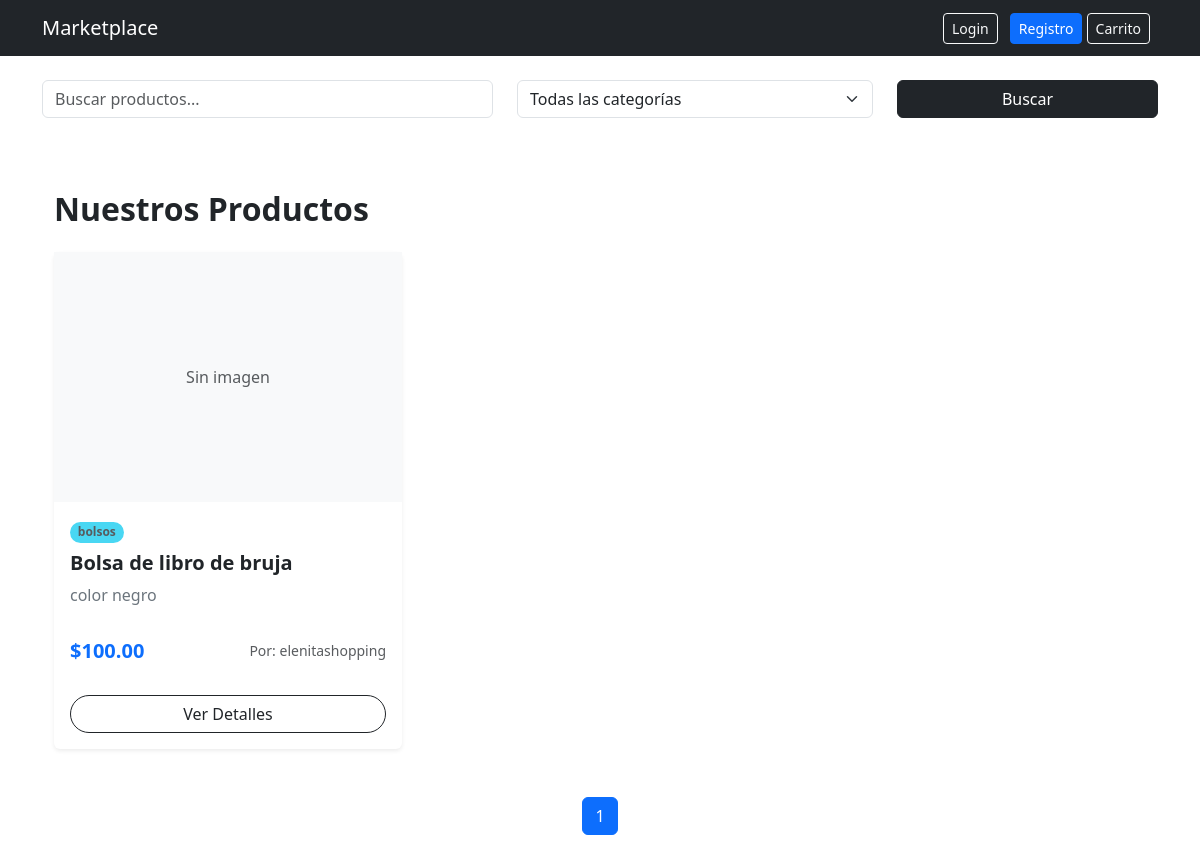
The app's page /, older data.
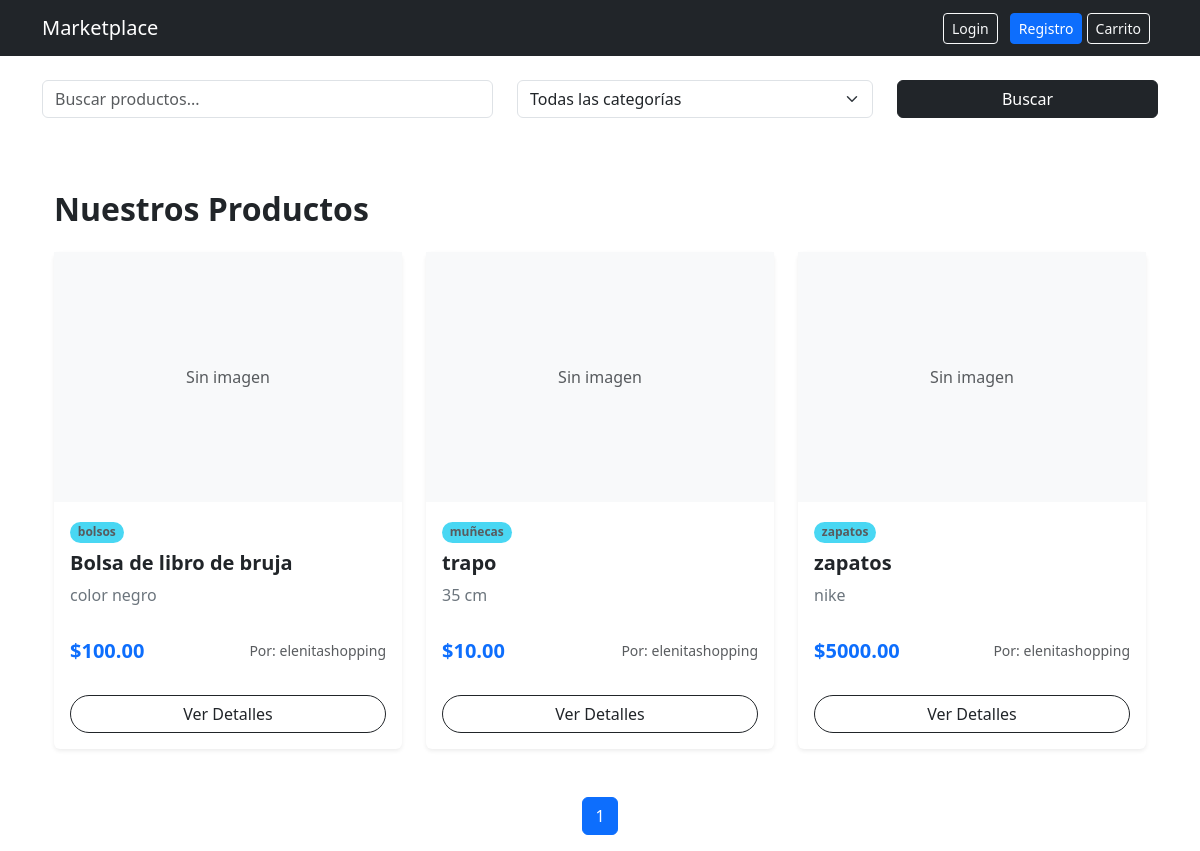
The same page, newer data.
### store/models.py (models this page shows, shortened)
class Product(models.Model):
    id = models.UUIDField(primary_key=True, default=uuid.uuid4, editable=False)
    name = models.CharField(max_length=150)
    description = models.TextField()
    price = models.DecimalField(max_digits=10, decimal_places=2)
    stock = models.PositiveIntegerField(default=0)
    owner = models.ForeignKey(
        User,
        on_delete=models.CASCADE,
        related_name='products'
    )  # 1:N
    categories = models.ManyToManyField(
        Category,
        related_name='products'
    )  # N:M
    created_at = models.DateTimeField(auto_now_add=True)

class Category(models.Model):
    id = models.UUIDField(primary_key=True, default=uuid.uuid4, editable=False)
    name = models.CharField(max_length=100)
    description = models.TextField(blank=True)

class User(AbstractUser):
    id = models.UUIDField(primary_key=True, default=uuid.uuid4, editable=False)
    is_seller = models.BooleanField(default=False)

### store/views.py (the view)
# urls.py: 2. Add a URL to urlpatterns:  path('', views.home, name='home')
def home(request):
    query = request.GET.get('q')
    category_id = request.GET.get('category')
    products = Product.objects.select_related(
        'owner'
    ).prefetch_related(
        'categories'
    ).all()
    if query:
        products = products.filter(
            Q(name__icontains=query) |
            Q(description__icontains=query)
        )
    if category_id:
        products = products.filter(
            categories__id=category_id
        )
    paginator = Paginator(products, 6)
    page_number = request.GET.get('page')
    page_obj = paginator.get_page(page_number)
    categories = Category.objects.all()
    return render(request, 'store/home.html', {
        'page_obj': page_obj,
        'categories': categories,
        "products":products
    })

### store/templates/store/home.html (shortened to what this page needs)
{% extends 'store/base.html' %}
{% block content %}
<form method="GET" class="row mb-4">
    <div class="col-md-5">
        <input type="text"
               name="q"
               class="form-control"
               placeholder="Buscar productos...">
    </div>
    <div class="col-md-4">
        <select name="category"
                class="form-select">
            <option value="">Todas las categorías</option>
        </select>
    </div>
    <div class="col-md-3">
        <button class="btn btn-dark w-100">
            Buscar
        </button>
    </div>
</form>
<div class="container py-5">
    <h2 class="mb-4 fw-bold text-dark">Nuestros Productos</h2>
    <div class="row row-cols-1 row-cols-md-2 row-cols-lg-3 g-4">
        {% for product in products %}
        <div class="col">
            <div class="card h-100 border-0 shadow-sm transition-hover">
                {% if product.image %}
                    <img src="{{ product.image.url }}" class="card-img-top object-fit-cover" alt="{{ product.name }}" style="height: 250px;">
                {% else %}
                    <div class="bg-light d-flex align-items-center justify-content-center" style="height: 250px;">
                        <span class="text-muted">Sin imagen</span>
                    </div>
                {% endif %}
                <div class="card-body d-flex flex-column">
                    <div class="mb-2">
                        {% for cat in product.categories.all %}
                            <span class="badge rounded-pill bg-info text-dark opacity-75 small">{{ cat.name }}</span>
                        {% endfor %}
                    </div>
                    <h5 class="card-title fw-semibold">{{ product.name }}</h5>
                    <p class="card-text text-secondary flex-grow-1">
                        {{ product.description|truncatechars:100 }}
                    </p>
                    <div class="d-flex justify-content-between align-items-center mt-3">
                        <span class="h5 mb-0 fw-bold text-primary">${{ product.price }}</span>
                        <small class="text-muted">Por: {{ product.owner.username }}</small>
                    </div>
                </div>
                <div class="card-footer bg-transparent border-top-0 pb-3">
                    <div class="d-grid pt-2">
                        <a href="#" class="btn btn-outline-dark rounded-pill">Ver Detalles</a>
                    </div>
                </div>
            </div>
        </div>
        {% empty %}
        <div class="col-12 text-center py-5">
            <p class="lead text-muted">No hay productos disponibles en este momento.</p>
        </div>
        {% endfor %}
    </div>
</div>
<nav>
<ul class="pagination justify-content-center">
    <li class="page-item active">
        <span class="page-link">
            {{ page_obj.number }}
        </span>
    </li>
</ul>
</nav>
{% endblock %}

### store/templates/store/base.html (shortened to what this page needs)
<!DOCTYPE html>
<html lang="es">
<head>
    <link href="https://cdn.jsdelivr.net/npm/bootstrap@5.3.0/dist/css/bootstrap.min.css" rel="stylesheet">
</head>
<body>
<nav class="navbar navbar-expand-lg navbar-dark bg-dark">
  <div class="container">
    <a class="navbar-brand" href="/">Marketplace</a>
    <div>
      {% if user.is_authenticated %}
        <span class="text-white me-3">Hola {{ user.username }}</span>
        <a href="{% url 'logout' %}" class="btn btn-outline-light btn-sm">Logout</a>
      {% else %}
        <a href="{% url 'login' %}" class="btn btn-outline-light btn-sm me-2">Login</a>
        <a href="{% url 'register' %}" class="btn btn-primary btn-sm">Registro</a>
      {% endif %}
      <a href="{% url 'cart_detail' %}"
         class="btn btn-outline-light btn-sm me-2">
         Carrito
      </a>
    </div>
  </div>
</nav>
<div class="container mt-4">
    {% block content %}{% endblock %}
</div>
</body>
</html>

### store/templates/store/home.html (style rules this page uses)
.transition-hover { transition: transform 0.2s ease-in-out, box-shadow 0.2s ease-in-out; }

Row changes from the older to the newer data that the page shows:
added Product: name "trapo", description "35 cm", price "10.00", owner.username "elenitashopping"
added Category: name "muñecas", shown under "trapo"
added Product: name "zapatos", description "nike", price "5000.00", owner.username "elenitashopping"
added Category: name "zapatos"
